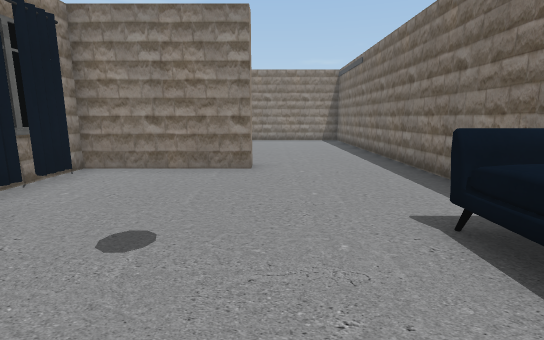
view 1 (above)

16 first-person views from a walk through a 3-D level made in the Unity game engine. The camera is 1.2 m above the floor, tilts 10° down and sees 85° across. Doors are open. The floor is counted in squares, 1 m on a side. Each view is taken from the middle of a square. On the plan, view 1 faces up. The plan holds only what a view shows up to about 13 squares ahead; the rest is blank. The player character is not drawn. Some surface patterns are stand-ins.

view 2
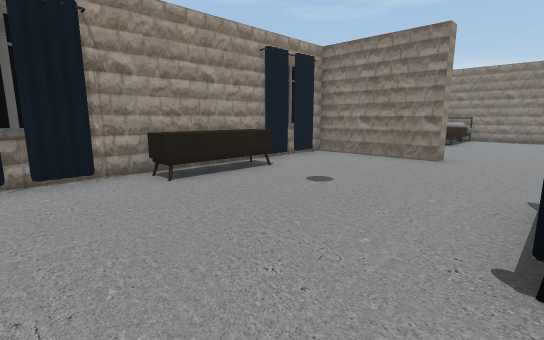

view 3
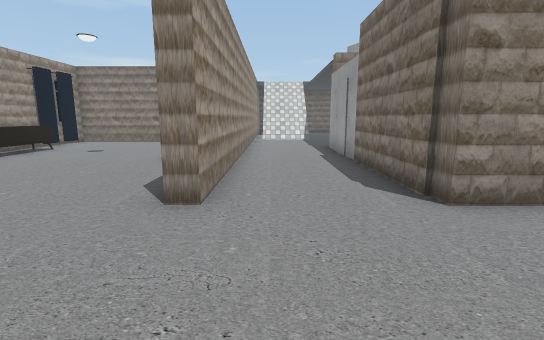

view 4
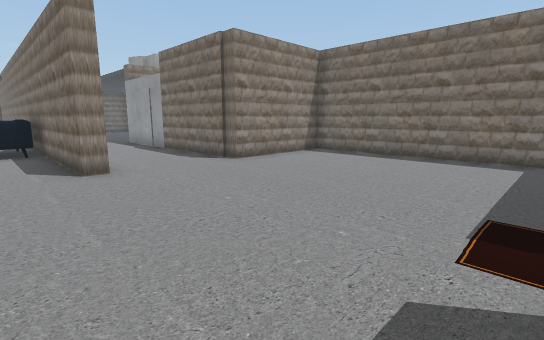

view 5
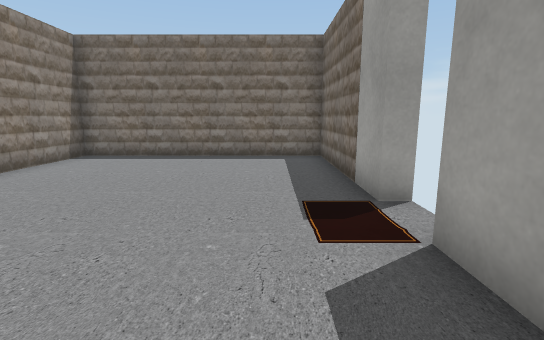

view 6
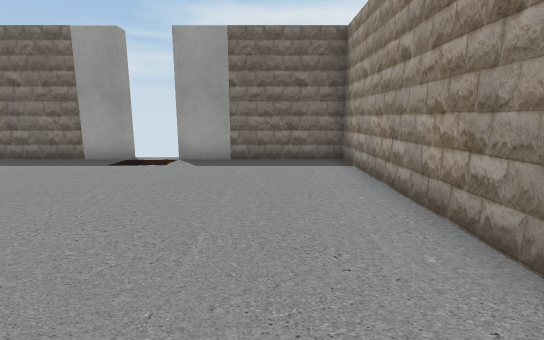

view 7
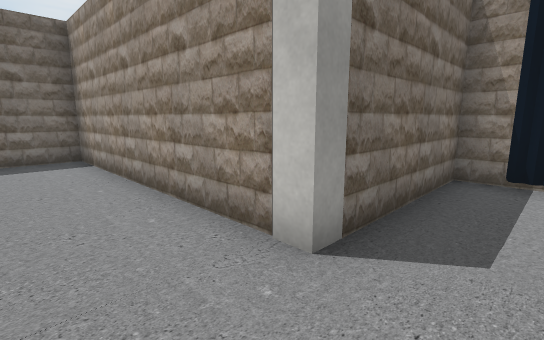

view 8
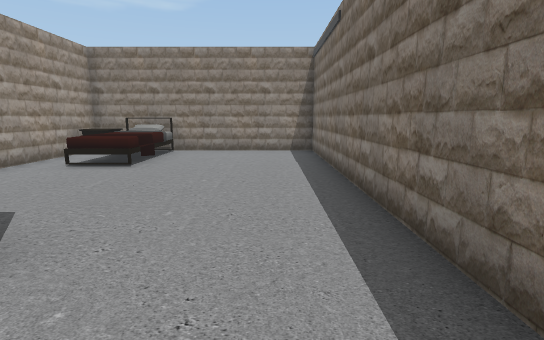

view 9
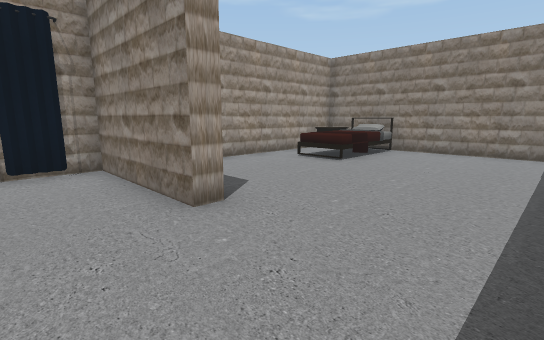

view 10
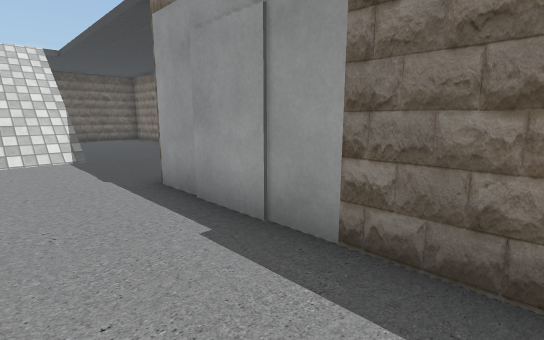

view 11
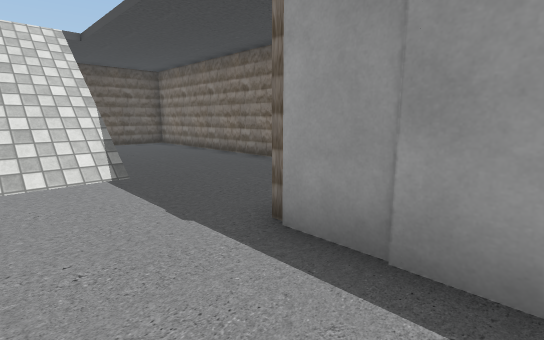

view 12
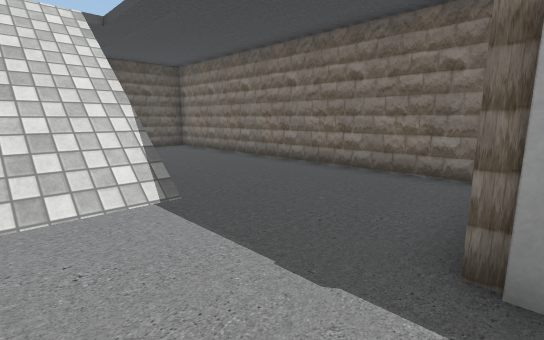

view 13
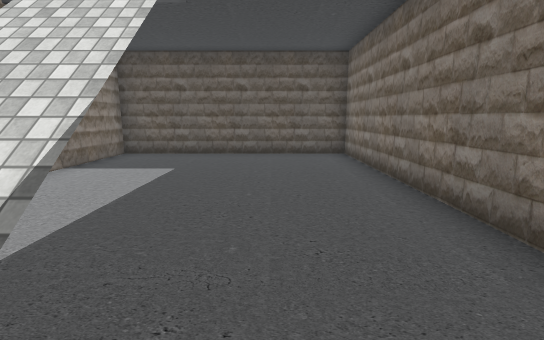

view 14
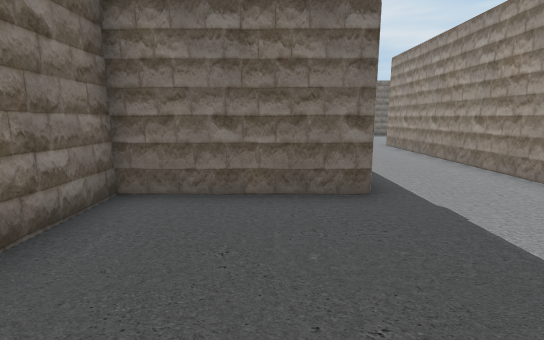

view 15
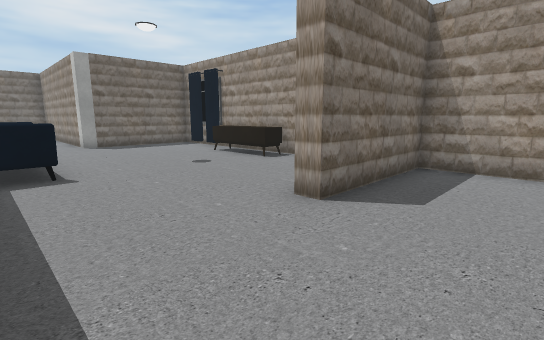

view 16
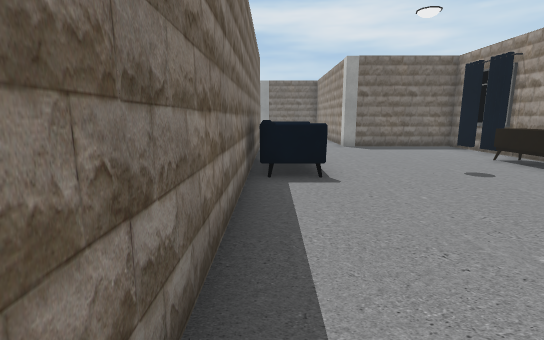

### Floor plan
Points are (right, up) in squares from view 1. A wall is a line through its corners. A room is listed if a view was taken in it or the views show most of it. See-through windows are left out.
Room 1 (views 1, 2, 3, 4, 5, 6, 7, 8, 9, 10, 11, 12)
walls: (-4.5, -2.6) (-4.5, -3.5) (-0.1, -3.5) (-0.1, -11.5) (4.8, -11.5); (-4.5, -1.4) (-4.5, -2); (4, 4.8) (4, -4) (3.5, -4) (3.5, 7); (6.2, -11.5) (11.5, -11.5) (11.5, -4) (7.4, -4) (7.4, 4.5); (-4.5, 4.2) (-4.5, -0.6); (-0.5, 7) (-4.5, 7) (-4.5, 6.2); (-4.5, 5.6) (-4.5, 5)
ways out: opening at (5.5, 4.5) to room 2; open door at (1.5, 7) to room 3; open door at (5.5, -12)
objects: curtain (-4, -1); drawers (-4, 1) to (-3, 3); curtain (-4, 6); sofa (2, 1) to (3, 3)
Room 2 (views 13, 14)
walls: (7.4, 4.5) (11.5, 4.5) (11.5, 16) (4, 16) (4, 12.8)
ways out: opening at (5.5, 4.5) to room 1
Room 3 (views 15, 16)
walls: (3.5, 7) (3.5, 16) (-4.5, 16) (-4.5, 7.5) (-0.5, 7.5)
ways out: open door at (1.5, 7) to room 1
objects: nightstand (-4, 15); bed (-2, 12) to (-2, 15)

Positions as (right, up) in squares from view 1, and headings:
1: (0, 0), facing up
2: (2, -2), facing up-left
3: (5, -8), facing up
4: (2, -11), facing up-right
5: (2, -10), facing right
6: (2, -3), facing down
7: (2, -2), facing down-left
8: (2, 5), facing up
9: (3, 5), facing up-left
10: (5, -1), facing up-right
11: (5, 2), facing up-right
12: (5, 4), facing up-right
13: (9, 6), facing up
14: (9, 9), facing down
15: (3, 10), facing down-left
16: (3, 9), facing down
